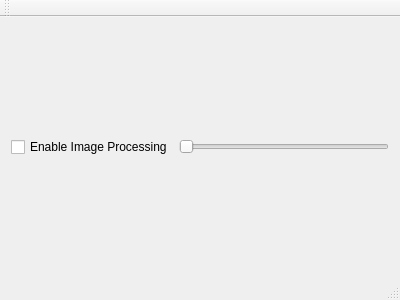
<?xml version="1.0" encoding="UTF-8"?>
<ui version="4.0">
 <class>MainWindow</class>
 <widget class="QMainWindow" name="MainWindow">
  <property name="geometry">
   <rect>
    <x>0</x>
    <y>0</y>
    <width>400</width>
    <height>300</height>
   </rect>
  </property>
  <property name="windowTitle">
   <string>MainWindow</string>
  </property>
  <widget class="QWidget" name="centralWidget">
   <layout class="QHBoxLayout" name="horizontalLayout">
    <item>
     <layout class="QVBoxLayout" name="verticalLayout">
      <item>
       <layout class="QHBoxLayout" name="horizontalLayout_2">
        <item>
         <widget class="QCheckBox" name="imageProcessingCheckBox">
          <property name="text">
           <string>Enable Image Processing</string>
          </property>
         </widget>
        </item>
        <item>
         <widget class="QSlider" name="lowThresholdSlider">
          <property name="orientation">
           <enum>Qt::Horizontal</enum>
          </property>
         </widget>
        </item>
       </layout>
      </item>
     </layout>
    </item>
   </layout>
  </widget>
  <widget class="QMenuBar" name="menuBar">
   <property name="geometry">
    <rect>
     <x>0</x>
     <y>0</y>
     <width>400</width>
     <height>20</height>
    </rect>
   </property>
  </widget>
  <widget class="QToolBar" name="mainToolBar">
   <attribute name="toolBarArea">
    <enum>TopToolBarArea</enum>
   </attribute>
   <attribute name="toolBarBreak">
    <bool>false</bool>
   </attribute>
  </widget>
  <widget class="QStatusBar" name="statusBar"/>
 </widget>
 <layoutdefault spacing="6" margin="11"/>
 <resources/>
 <connections/>
</ui>
